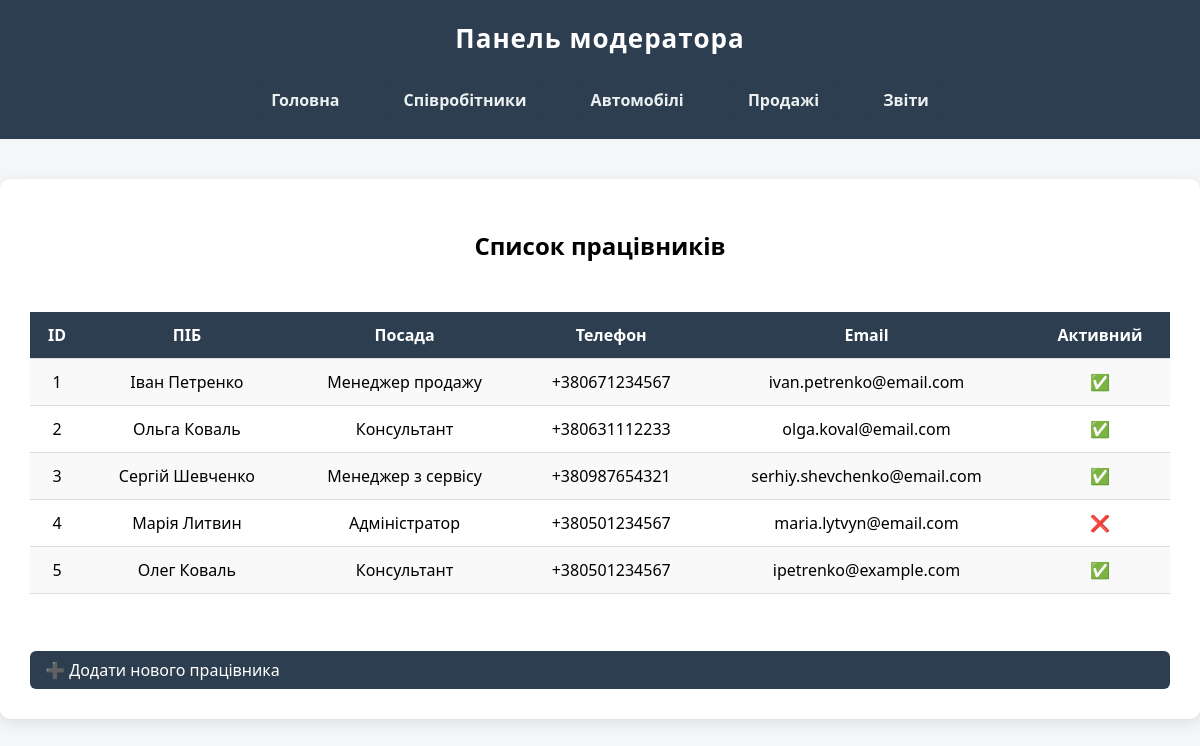
The app's page /moderator/workers/ with its own data.
### main/models.py (models this page shows, shortened)
class Worker(models.Model):
    full_name = models.CharField(max_length=100)
    position = models.CharField(max_length=100)
    phone = models.CharField(max_length=15)
    email = models.EmailField()
    is_active = models.BooleanField(default=True)

### moderator/views.py (the view)
# urls.py: path('workers/', views.show_workers_list, name='workers_list'),
def show_workers_list(request):
    all_workers = Worker.objects.all()
    return render(request, 'moderator/workers/workers_list.html', {'all_workers': all_workers})

### moderator/templates/moderator/workers/workers_list.html (shortened to what this page needs)
{% extends 'layout_m.html' %}
{% block content %}
    <h2 style="text-align: center; margin-bottom: 30px;">Список працівників</h2>
    <form method="get">
        <table>
            <tr>
                <th>ID</th>
                <th>ПІБ</th>
                <th>Посада</th>
                <th>Телефон</th>
                <th>Email</th>
                <th>Активний</th>
            </tr>
            {% for worker in all_workers %}
            <tr>
                <td>{{ worker.id }}</td>
                <td>{{ worker.full_name }}</td>
                <td>{{ worker.position }}</td>
                <td>{{ worker.phone }}</td>
                <td>{{ worker.email }}</td>
                <td>{% if worker.is_active %}✅{% else %}❌{% endif %}</td>
            </tr>
            {% endfor %}
        </table>
        <br>
        <a href="{% url 'create_worker' %}">➕ Додати нового працівника</a>
    </form>
{% endblock %}

### moderator/static/moderator/css/style_m.css (style rules this page uses)
body { font-family: system-ui, -apple-system, BlinkMacSystemFont, 'Segoe UI', Roboto, Oxygen, Ubuntu, Cantarell, 'Open Sans', 'Helvetica Neue', sans-serif; background: #f4f6f8; margin: 0; padding: 0; }
table { width: 100%; margin: 0 auto; border-collapse: collapse; margin-top: 20px; }
th, td { padding: 12px; text-align: center; border-bottom: 1px solid #ddd; }
th { background: #2c3e50; color: white; }
tr:nth-child(even) { background: #f9f9f9; }
a, button { display: inline-block; background: #2c3e50; color: white; padding: 8px 15px; border-radius: 6px; text-decoration: none; margin-top: 15px; transition: 0.3s; }
form { display: flex; flex-direction: column; gap: 10px; }

### records on screen
Worker: id "1", full_name "Іван Петренко", position "Менеджер продажу", phone "+380671234567", email "ivan.petrenko@email.com"
Worker: id "2", full_name "Ольга Коваль", position "Консультант", phone "+380631112233", email "olga.koval@email.com"
Worker: id "3", full_name "Сергій Шевченко", position "Менеджер з сервісу", phone "+380987654321", email "serhiy.shevchenko@email.com"
Worker: id "4", full_name "Марія Литвин", position "Адміністратор", phone "+380501234567", email "maria.lytvyn@email.com"
Worker: id "5", full_name "Олег Коваль", position "Консультант", phone "+380501234567", email "ipetrenko@example.com"
